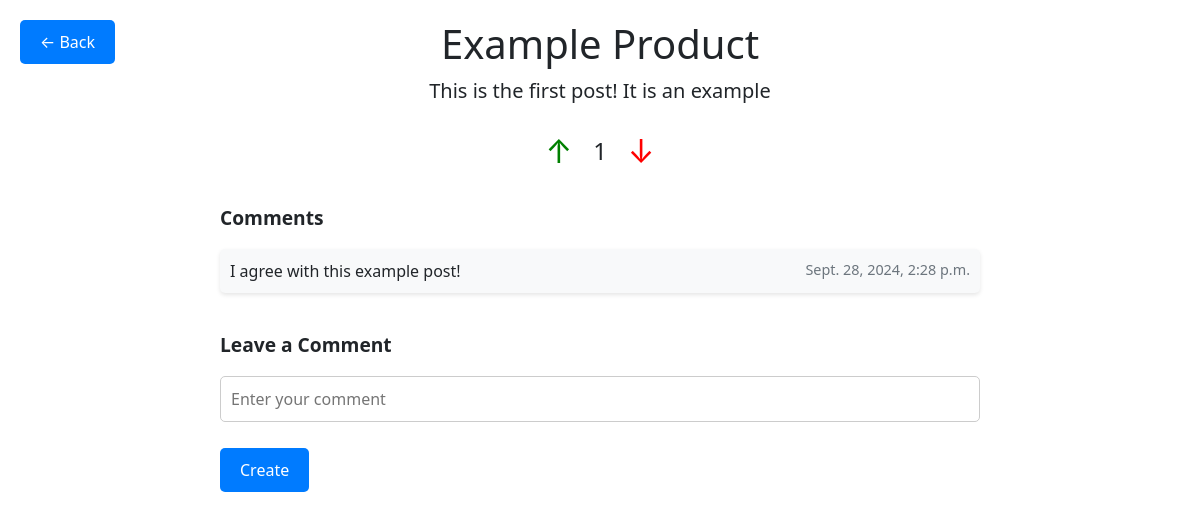
The page /app/post/1/ on the database its author committed.
### deals/models.py (models this page shows, shortened)
class Post(models.Model):
    product_name = models.CharField(max_length=200)
    location_name = models.CharField(max_length = 200)
    location_street_address = models.CharField(max_length = 200)
    location_lat = models.FloatField(default = 36.1446206)
    location_long = models.FloatField(default = -86.8032659)
    info_text = models.CharField(max_length = 500)
    score = models.IntegerField(default = 0)
    post_date = models.DateTimeField("date posted")
    tags = models.ManyToManyField(Tag)

class Comment(models.Model):
    post = models.ForeignKey(Post, on_delete=models.CASCADE)
    body_text = models.CharField(max_length=1000)
    post_date = models.DateTimeField("date posted")

### deals/views.py (the view)
# urls.py: path("post/<int:post_id>/", views.detail, name="detail"),
def detail(request, post_id: int) -> HttpResponse:
    post = get_object_or_404(Post, pk=post_id)
    return render(request, "deals/detail.html", {"post": post})

### deals/templates/deals/detail.html (shortened to what this page needs)
<!DOCTYPE html>
<html lang="en">
<head>
    <link href="https://cdn.jsdelivr.net/npm/bootstrap@5.3.0-alpha1/dist/css/bootstrap.min.css" rel="stylesheet">
</head>
<body>
    <a href="{% url 'deals:home'%}" class="back-button">← Back </a>
    <div class="page-container">
        <h1>{{ post.product_name }}</h1>
        <p class="lead text-center">{{ post.info_text }}</p>
        <form method="post" action="{% url 'deals:vote' post.id %}">
            <div class="vote-section">
                <button type="submit" name="upvote" class="vote-btn upvote">↑</button>
                <h3 id="score">{{ post.score }}</h3>
                <button type="submit" name="downvote" class="vote-btn downvote">↓</button>
            </div>
        </form>
        <div class="comment-list">
            <h2 class="comment-heading">Comments</h2>
            <ul class="list-unstyled">
                {% for comment in post.comment_set.all %}
                    <li class="comment-item">
                        {{ comment.body_text }}
                        <span class="comment-date">{{ comment.post_date }}</span>
                    </li>
                {% endfor %}
            </ul>
        </div>
        <div class="comment-section">
            <h2 class="comment-heading">Leave a Comment</h2>
            <form action="{% url 'deals:commenthandler' post.id%}" method="post">
                <fieldset>
                    <p>
                        <input type="text" name="comment_text" class="comment-input" placeholder="Enter your comment" required />
                    </p>
                </fieldset>
                <input type="submit" value="Create" class="submit-btn">
            </form>
        </div>
    </div>
</body>
</html>

### deals/templates/deals/detail.html (style rules this page uses)
.page-container { max-width: 800px; margin: 0 auto; padding: 20px; position: relative; }
.back-button { position: fixed; top: 20px; left: 20px; font-size: 16px; background-color: #007bff; color: white; padding: 10px 20px; border-radius: 5px; text-decoration: none; transition: background-color 0.3s; z-index: 1000; }
h1, h3 { text-align: center; }
.comment-list { margin-top: 30px; }
.comment-item { margin-bottom: 10px; padding: 10px; background-color: #f8f9fa; border-radius: 5px; box-shadow: 0px 2px 4px rgba(0, 0, 0, 0.1); position: relative; }
.comment-date { position: absolute; right: 10px; top: 10px; font-size: 0.9rem; color: #6c757d; }
.vote-section { display: flex; justify-content: center; align-items: center; margin-top: 20px; }
.vote-btn { background-color: transparent; border: none; font-size: 32px; cursor: pointer; }
.vote-btn.upvote { color: green; }
.vote-btn.downvote { color: red; }
#score { margin: 0 15px; font-size: 24px; }
.comment-section { margin-top: 40px; }
.comment-input { width: 100%; padding: 10px; margin-bottom: 10px; border: 1px solid #ccc; border-radius: 5px; }
.submit-btn { background-color: #007bff; color: white; border: none; padding: 10px 20px; border-radius: 5px; cursor: pointer; }
.comment-heading { margin-bottom: 20px; font-size: 1.2rem; font-weight: bold; }

### rows shown on the page
Post: product_name "Example Product", info_text "This is the first post! It is an example", score "1"
Comment: body_text "I agree with this example post!", post_date "Sept. 28, 2024, 2:28 p.m."
